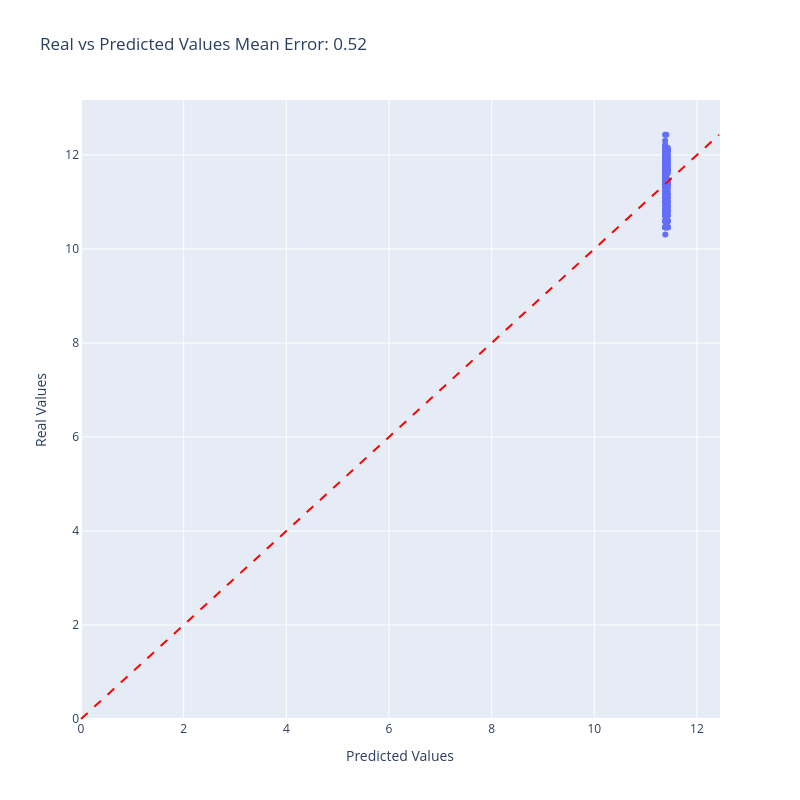

The cell this chart's notebook holds for it:
### Code cell
plot_error_vs_predicted(oof_preds_dummy, y, ids)

### Figure 1 — Plotly figure (JSON) as saved in the notebook; plotly's stock layout.template omitted (floating-point values rounded to 4 significant figures; data arrays with more than 128 entries replaced by an {"elided": "..."} marker saying what was removed)
{"data": [{"customdata": {"elided": "372x1 int values"}, "hovertemplate": "Predicted Values=%{x}<br>Real Values=%{y}<br>id=%{customdata[0]}<extra></extra>", "legendgroup": "", "marker": {"color": "#636efa", "symbol": "circle"}, "mode": "markers", "name": "", "orientation": "v", "showlegend": false, "type": "scatter", "x": {"elided": "372 float values"}, "xaxis": "x", "y": {"elided": "372 float values"}, "yaxis": "y"}], "layout": {"height": 800, "legend": {"title": {"text": ""}, "tracegroupgap": 0}, "shapes": [{"line": {"color": "Red", "dash": "dash", "width": 2}, "type": "line", "x0": 0, "x1": 12.43, "y0": 0, "y1": 12.43}], "showlegend": false, "title": {"text": "Real vs Predicted Values\nMean Error: 0.52"}, "width": 800, "xaxis": {"anchor": "y", "domain": [0, 1], "title": {"text": "Predicted Values"}}, "yaxis": {"anchor": "x", "domain": [0, 1], "title": {"text": "Real Values"}}}}
